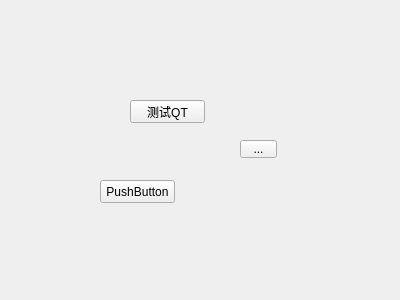
<?xml version="1.0" encoding="UTF-8"?>
<ui version="4.0">
 <class>QTUtilsClass</class>
 <widget class="QWidget" name="QTUtilsClass">
  <property name="geometry">
   <rect>
    <x>0</x>
    <y>0</y>
    <width>400</width>
    <height>300</height>
   </rect>
  </property>
  <property name="windowTitle">
   <string>QTUtils</string>
  </property>
  <widget class="QPushButton" name="pushButton">
   <property name="geometry">
    <rect>
     <x>100</x>
     <y>180</y>
     <width>75</width>
     <height>23</height>
    </rect>
   </property>
   <property name="text">
    <string>PushButton</string>
   </property>
  </widget>
  <widget class="QPushButton" name="pushButton_2">
   <property name="geometry">
    <rect>
     <x>130</x>
     <y>100</y>
     <width>75</width>
     <height>23</height>
    </rect>
   </property>
   <property name="text">
    <string>测试QT</string>
   </property>
  </widget>
  <widget class="QToolButton" name="toolButton">
   <property name="geometry">
    <rect>
     <x>240</x>
     <y>140</y>
     <width>37</width>
     <height>18</height>
    </rect>
   </property>
   <property name="text">
    <string>...</string>
   </property>
  </widget>
 </widget>
 <layoutdefault spacing="6" margin="11"/>
 <resources/>
 <connections/>
</ui>
